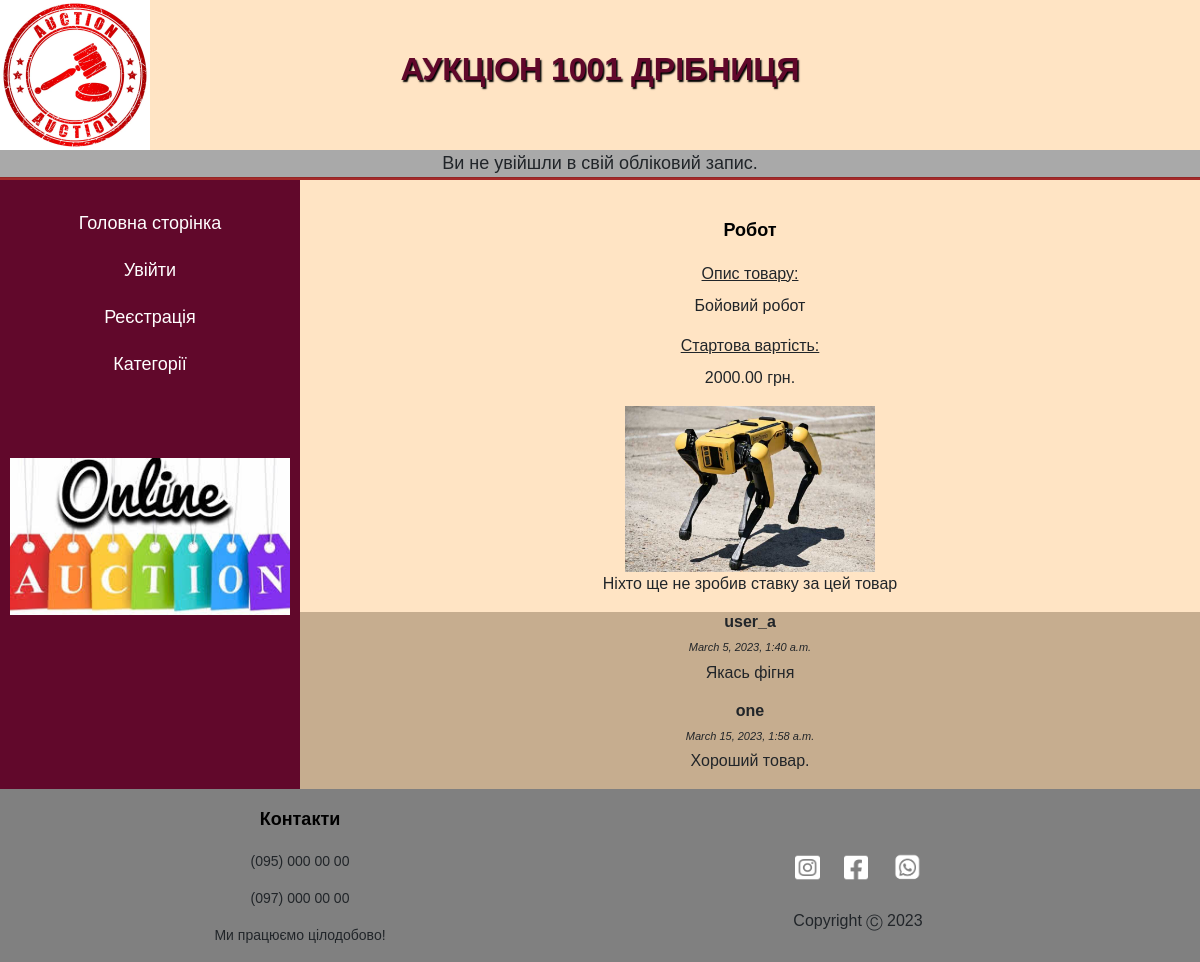
/categories/Інше/2, run on the app's committed database.
### auctions/models.py (models this page shows)
class Auction(models.Model):
    nameStuff = models.CharField(max_length=200)
    descriptionStuff = models.TextField(max_length=1000)
    initialPrice = models.DecimalField(max_digits=12, decimal_places=2, validators=[MinValueValidator(Decimal('0.01'))])
    category = models.ForeignKey(Category, on_delete=models.PROTECT, related_name="auctions")
    imageStuff = models.ImageField(upload_to="img/")
    watchlist = models.ManyToManyField(User, blank=True, related_name="watch_list")
    author = models.ForeignKey(User, on_delete=models.CASCADE, blank=False)
    active = models.BooleanField(default=True)
    openDatetime = models.DateTimeField(auto_now_add=True)
    closeDatetime = models.DateTimeField(blank=True, null=True)
    winner = models.ForeignKey(User, on_delete=models.CASCADE, blank=True, null=True, related_name="user_winner")

class Comment(models.Model):
    userName = models.ForeignKey(User, on_delete=models.CASCADE, related_name="comment")
    stuff = models.ForeignKey(Auction, on_delete=models.CASCADE, related_name="auction")
    commentText = models.TextField(max_length=400)
    dateandtime = models.DateTimeField(auto_now_add=True)

class User(AbstractUser):
    pass

### auctions/views.py (the view, shortened to what this page needs)
# urls.py: path("categories/<str:category>/<int:auction_id>", views.auction, name="auction"),
def auction(request, category, auction_id):
    auction = Auction.objects.get(pk=auction_id)
    bets = auction.bet.all()
    if bets:
       max_bet = bets.aggregate(Max("stuffBet")).get('stuffBet__max')
    else:
        max_bet = auction.initialPrice
    comments = Comment.objects.filter(stuff=auction)
    return render(request, "auctions/auction.html", {
        "auction": auction,
        "max_bet": max_bet,
        "switch": True,
        "comments": comments,
        "author_auction": False
    })

### auctions/templates/auctions/auction.html (shortened to what this page needs)
{% extends "auctions/layout.html" %}
{% block body %}
<div class="description__auction">
    <h3>{{ auction.nameStuff }}</h3>
    <label class="description">Опис товару:</label>
    <p class="auction__description">{{ auction.descriptionStuff }}</p>
    <label class="start__cost">Стартова вартість:</label>
    <p>{{ auction.initialPrice }} грн.</p>
    <div>
        <img src="{{ auction.imageStuff.url }}"  width="250px">
    </div>
    <div>
        {% if bets %}
            <label>Найбільша ставка за товар:</label>
            <p>{{ max_bet }} грн.</p>
        {% else %}
            <p>Ніхто ще не зробив ставку за цей товар</p>
        {% endif %}
    </div>
    <div class="auction__comments">
        {% for comment in comments %}
        <div>
            <h5 class="comment__from__user">{{ comment.userName }}</h5>
            <p class="time">{{ comment.dateandtime }}</p>
            <p class="text__comment">{{ comment.commentText }}</p>
        </div>
        {% empty %}
        <div>
            <p>Ніхто ще не прокоментував цей товар.</p>
        </div>
        {% endfor %}
    </div>
</div>
{% endblock %}

### auctions/templates/auctions/layout.html (shortened to what this page needs)
{% load static %}
<!DOCTYPE html>
<html lang="en">
    <head>
        <link rel="stylesheet" href="https://stackpath.bootstrapcdn.com/bootstrap/4.4.1/css/bootstrap.min.css">
        <link href="{% static 'auctions/styles.css' %}" rel="stylesheet">
    </head>
    <body>
      <header>
       <img src="{% static 'auctions/auction-red-stamp.jpg' %}" alt="">
       <div class="header">
        <h1>АУКЦІОН 1001 ДРІБНИЦЯ</h1>
        <div>
            <div class="user">
                {% if user.is_authenticated %}
                    Ви увійшли як <strong>{{ user.username }}</strong>.
                {% else %}
                    Ви не увійшли в свій обліковий запис.
                {% endif %}
            </div>
            <hr>
        </div>
       </div>
      </header>
      <main class="main">
        <nav class="nav__conteiner">
          <div class="nav" id="nav">
            <a class="nav__item" href="{% url 'index' %}" style="text-decoration:{{ main_page }};">Головна сторінка</a>
            {% if user.is_authenticated %}
                <a class="nav__item" href="{% url 'logout' %}">Вийти</a>
            {% else %}
                <a class="nav__item" href="{% url 'login' %}" style="text-decoration:{{ enter_page }};">Увійти</a>
                <a class="nav__item" href="{% url 'register' %}" style="text-decoration:{{ sign_up_page }};">Реєстрація</a>
            {% endif %}
            <a class="nav__item" href="{% url 'categories' %}" style="text-decoration:{{ category_page }};">Категорії</a>
            <img class="nav__logo" src="{% static 'auctions/images (1).jpg' %}" alt="">
          </div>
        </nav>
        <section class="conteiner">
            {% block body %}
            {% endblock %}
        </section>
        <footer class="footer">
            <span class="footer__item">
                <h3>Контакти</h3>
                <p>(095) 000 00 00</p>
                <p>(097) 000 00 00</p>
                <p>Ми працюємо цілодобово!</p>
            </span>
            <span class="footer__socialweb">
                <div>
                    <a href="https://www.instagram.com/">
                        <img class="social__network__image" src="{% static 'auctions/inst.png' %}" alt="Instagram">
                    </a>
                    <a href="https://www.facebook.com/">
                        <img class="social__network__image" src="{% static 'auctions/fb.png' %}" alt="Facebook">
                    </a>
                    <a href="https://www.viber.com/ua/">
                        <img class="social__network__image__viber" src="{% static 'auctions/viber.png' %}" alt="Viber">
                    </a>
                </div>
                <p class="copyright">Copyright Ⓒ 2023</p>
            </span>
        </footer>
      </main>
    </body>
</html>

### auctions/static/auctions/styles.css (style rules this page uses)
body { background-color:bisque; }
.header { padding-top: 50px; font-family: sans-serif; text-align: center; height: 180px; display: flex; flex-direction: column; justify-content: space-between; }
header img { position: absolute; left: 0; top: 0; width: 150px; height: 150px; }
.header h1 { font-size: 32px; font-weight: 800; color: #61082B; text-shadow: 1.5px 1.5px 1.5px black; }
.user { font-family:'Trebuchet MS', 'Lucida Sans Unicode', 'Lucida Grande', 'Lucida Sans', Arial, sans-serif; font-size: 18px; background-color:darkgray; }
.nav__conteiner { background-color:#61082B; grid-area: nav; }
.nav { display: flex; position: sticky; z-index: 10; flex-direction: column; justify-content:flex-start; font-size: 14px; padding-top: 20px; top: 0; padding-left: 10px; padding-right: 10px; min-height: 400px; }
.nav a { color:white; margin-top: 10px; margin-bottom: 10px; font-size: 18px; }
.nav__logo { margin-top: 70px; width: 100%; margin-bottom: 20px; }
hr { background-color: brown; height: 2px; margin-top: 0; margin-bottom: 0; }
.main { text-align: center; font-family: sans-serif; display: grid; grid-template-columns: 25% auto; grid-template-rows: auto; grid-auto-rows: auto; grid-template-areas: "nav conteiner" "footer footer"; }
.main h3 { font-size: 18px; margin-bottom: 20px; color:black; font-weight: 700; }
.conteiner { grid-area: conteiner; }
.auction__description { padding-left: 10px; padding-right: 10px; }
.description__auction { padding-top: 40px; display: flex; flex-direction: column; justify-content: space-between; }
.description, .start__cost { text-decoration: underline; }
.time { font-style: oblique; font-size: 11px; margin-bottom: 5px; }
.auction__comments { background-color: #C6AD8F; }
.comment__from__user { font-weight: 700; font-size: 16px; }
.footer { background-color:grey; grid-area: footer; height: fit-content; display: flex; }
.footer__item { width: 50%; padding-top: 20px; }
.footer__item p { font-size: 14px; }
.footer__socialweb { width: 43%; display: flex; flex-direction: column; justify-content:space-around; padding-top: 50px; }
.footer__socialweb div { padding-left: 32%; padding-right: 32%; }
.footer__socialweb a { text-decoration: none; }
.social__network__image { width: 13%; height: auto; margin-left: 10px; margin-right: 10px; transition: 0.2s; }
.social__network__image__viber { width: 15%; margin-left: 10px; margin-right: 10px; height: auto; transition: 0.2s; }

### data on the page
Auction: nameStuff "Робот", descriptionStuff "Бойовий робот", initialPrice "2000.00", imageStuff (picture)
Comment: userName "user_a", dateandtime "March 5, 2023, 1:40 a.m.", commentText "Якась фігня"
Comment: userName "one", dateandtime "March 15, 2023, 1:58 a.m.", commentText "Хороший товар."
